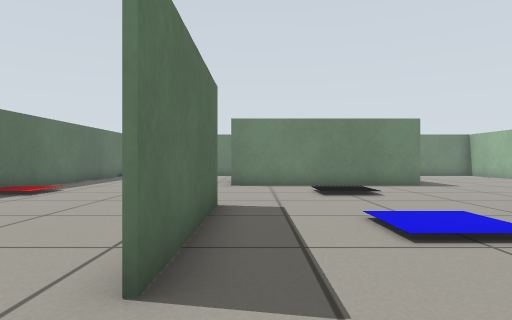
View 1 (above)

16 first-person views from a walk through a robot-simulator world made for Gazebo. The camera is 0.46 m above the floor, looks level and sees 75° across. The floor is counted in squares, 0.5 m on a side. Each view is taken from the middle of a square. On the plan, view 1 faces up. The plan holds only what a view shows up to about 12 squares ahead; the rest is blank. Robots are left out.

View 2
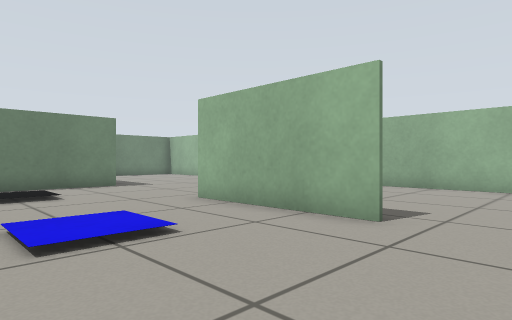

View 3
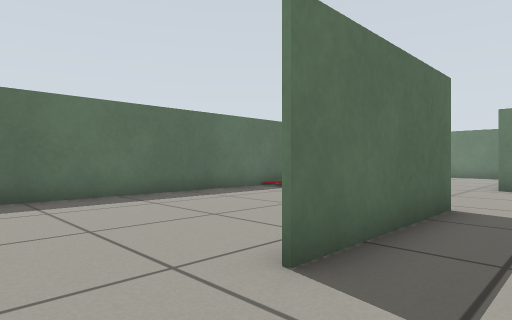

View 4
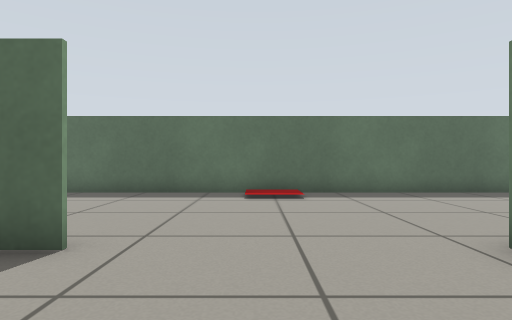

View 5
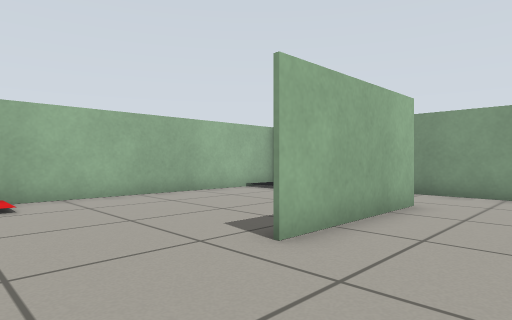

View 6
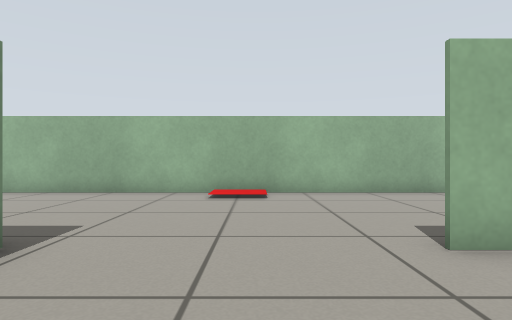

View 7
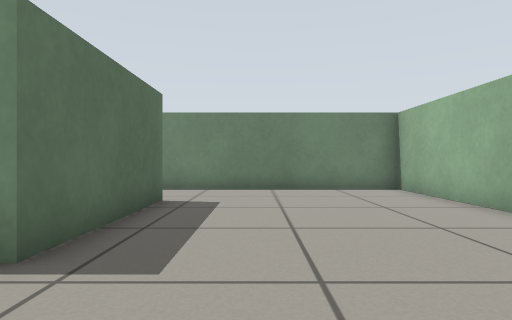

View 8
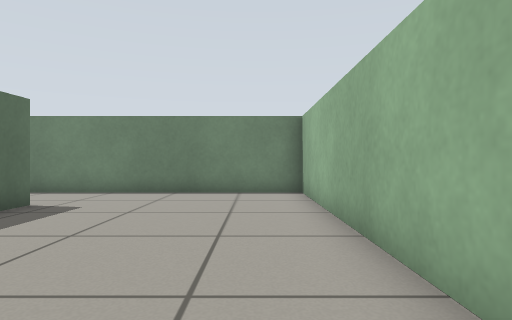

View 9
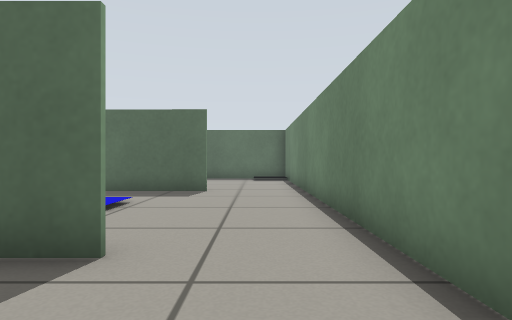

View 10
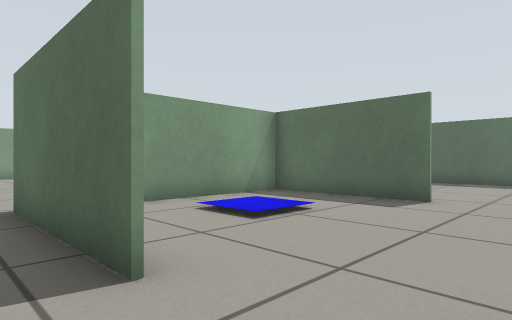

View 11
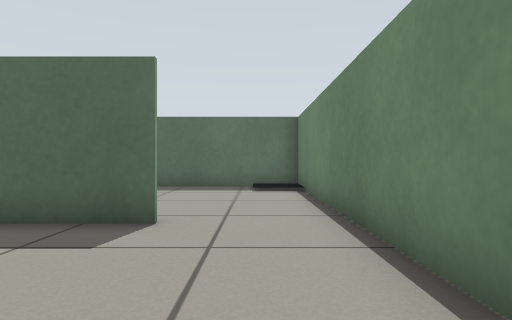

View 12
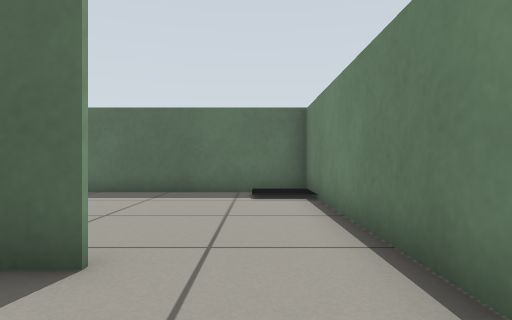

View 13
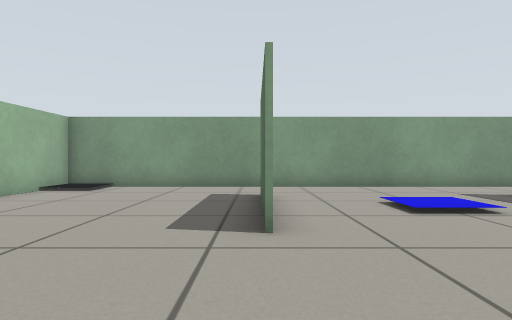

View 14
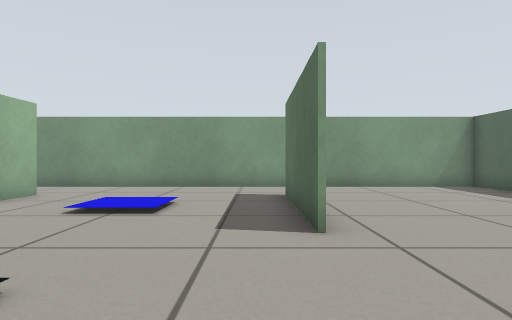

View 15
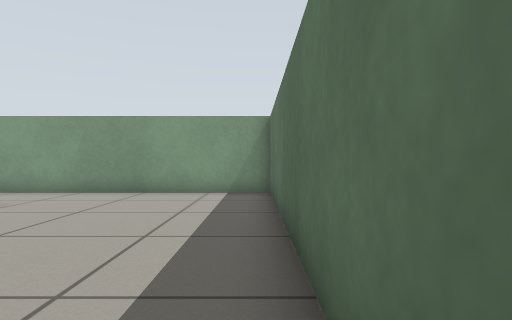

View 16
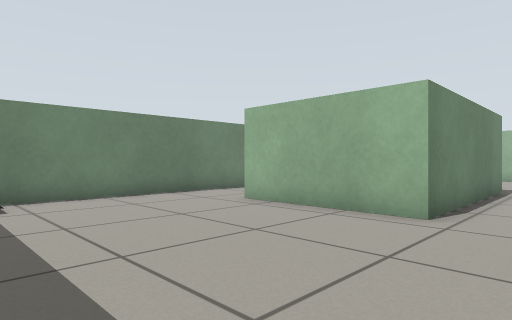

### Floor plan
Points are (right, up) in squares from view 1. A wall is a line through its corners. A room is listed if a view was taken in it or the views show most of it. See-through windows are left out.
Room 1 (views 1, 2, 3, 4, 5, 6, 7, 8, 9, 10, 13, 14, 15, 16)
walls: (-0.8, 6.9) (-0.8, 2.1); (5.9, 6.9) (5.9, 3.5); (5.8, 2.1) (5.8, 6.9); (5.9, 16.6) (5.9, 11.9) (-0.9, 11.9) (-0.9, 16.6); (-0.4, 19.5) (-7.4, 19.5) (-7.4, -0.5) (12.5, -0.5) (12.5, 19.5) (5.5, 19.5)
ways out: opening at (-1, 18) to room 2; opening at (6, 18) to room 2
Room 2 (views 11, 12)
walls: (-0.8, 16.6) (-0.8, 12.1) (3.6, 12.1); (5.5, 19.5) (-0.4, 19.5)
ways out: opening at (-1, 18) to room 1; opening at (6, 18) to room 1

Where each view was taken, in squares from view 1:
view 1: 0 up, 0 right, facing up
view 2: 0 up, 1 right, facing up-right
view 3: 0 up, 1 right, facing up-left
view 4: 9 up, 3 right, facing left
view 5: 10 up, 3 right, facing down-right
view 6: 9 up, 2 right, facing right
view 7: 9 up, 8 right, facing up
view 8: 9 up, 11 right, facing up
view 9: 18 up, 9 right, facing left
view 10: 19 up, 7 right, facing down-left
view 11: 18 up, 4 right, facing left
view 12: 18 up, 2 right, facing left
view 13: 11 up, 6 right, facing down
view 14: 11 up, 0 right, facing down
view 15: 10 up, 7 left, facing down
view 16: 10 up, 7 left, facing up-right
